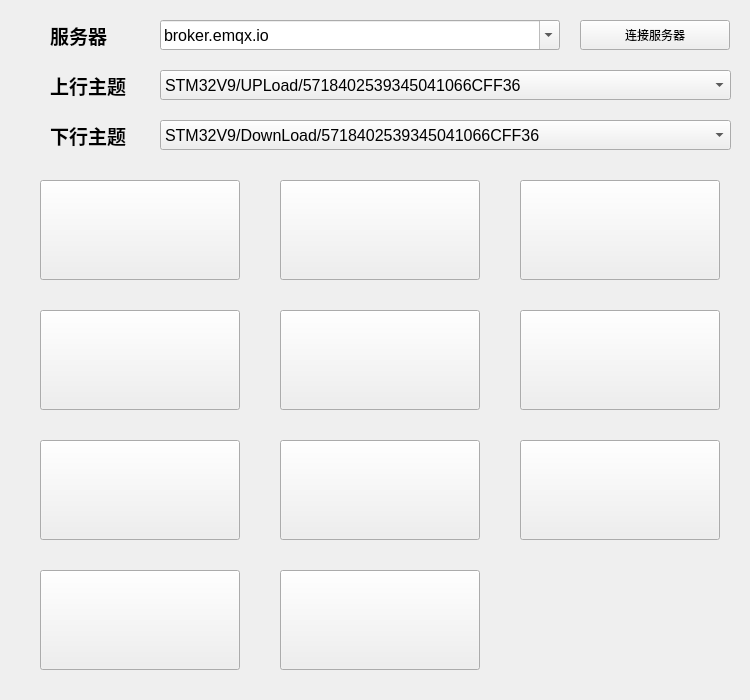
<?xml version="1.0" encoding="UTF-8"?>
<ui version="4.0">
 <class>V9Mqtt</class>
 <widget class="QWidget" name="V9Mqtt">
  <property name="geometry">
   <rect>
    <x>0</x>
    <y>0</y>
    <width>750</width>
    <height>700</height>
   </rect>
  </property>
  <property name="windowTitle">
   <string>Widget</string>
  </property>
  <widget class="DataButton" name="pushButton_beep">
   <property name="geometry">
    <rect>
     <x>520</x>
     <y>180</y>
     <width>200</width>
     <height>100</height>
    </rect>
   </property>
   <property name="text">
    <string/>
   </property>
  </widget>
  <widget class="DataButton" name="pushButton_temp">
   <property name="geometry">
    <rect>
     <x>280</x>
     <y>310</y>
     <width>200</width>
     <height>100</height>
    </rect>
   </property>
   <property name="text">
    <string/>
   </property>
  </widget>
  <widget class="DataButton" name="pushButton_hum">
   <property name="geometry">
    <rect>
     <x>520</x>
     <y>310</y>
     <width>200</width>
     <height>100</height>
    </rect>
   </property>
   <property name="text">
    <string/>
   </property>
  </widget>
  <widget class="QPushButton" name="pushButton_server">
   <property name="geometry">
    <rect>
     <x>580</x>
     <y>20</y>
     <width>150</width>
     <height>30</height>
    </rect>
   </property>
   <property name="text">
    <string>连接服务器</string>
   </property>
  </widget>
  <widget class="DataButton" name="pushButton_relay">
   <property name="geometry">
    <rect>
     <x>40</x>
     <y>310</y>
     <width>200</width>
     <height>100</height>
    </rect>
   </property>
   <property name="text">
    <string/>
   </property>
  </widget>
  <widget class="DataButton" name="pushButton_led1">
   <property name="geometry">
    <rect>
     <x>40</x>
     <y>180</y>
     <width>200</width>
     <height>100</height>
    </rect>
   </property>
   <property name="text">
    <string/>
   </property>
  </widget>
  <widget class="DataButton" name="pushButton_vr">
   <property name="geometry">
    <rect>
     <x>280</x>
     <y>440</y>
     <width>200</width>
     <height>100</height>
    </rect>
   </property>
   <property name="text">
    <string/>
   </property>
  </widget>
  <widget class="QLabel" name="label_server">
   <property name="geometry">
    <rect>
     <x>50</x>
     <y>20</y>
     <width>101</width>
     <height>30</height>
    </rect>
   </property>
   <property name="font">
    <font>
     <family>Microsoft YaHei</family>
     <pointsize>14</pointsize>
     <bold>true</bold>
    </font>
   </property>
   <property name="text">
    <string>服务器</string>
   </property>
  </widget>
  <widget class="DataButton" name="pushButton_cpu">
   <property name="geometry">
    <rect>
     <x>40</x>
     <y>440</y>
     <width>200</width>
     <height>100</height>
    </rect>
   </property>
   <property name="text">
    <string/>
   </property>
  </widget>
  <widget class="DataButton" name="pushButton_cur">
   <property name="geometry">
    <rect>
     <x>40</x>
     <y>570</y>
     <width>200</width>
     <height>100</height>
    </rect>
   </property>
   <property name="text">
    <string/>
   </property>
  </widget>
  <widget class="DataButton" name="pushButton_led2">
   <property name="geometry">
    <rect>
     <x>280</x>
     <y>180</y>
     <width>200</width>
     <height>100</height>
    </rect>
   </property>
   <property name="text">
    <string/>
   </property>
  </widget>
  <widget class="DataButton" name="pushButton_vol">
   <property name="geometry">
    <rect>
     <x>520</x>
     <y>440</y>
     <width>200</width>
     <height>100</height>
    </rect>
   </property>
   <property name="text">
    <string/>
   </property>
  </widget>
  <widget class="QComboBox" name="comboBox_server">
   <property name="geometry">
    <rect>
     <x>160</x>
     <y>20</y>
     <width>400</width>
     <height>30</height>
    </rect>
   </property>
   <property name="font">
    <font>
     <pointsize>12</pointsize>
     <bold>false</bold>
    </font>
   </property>
   <property name="editable">
    <bool>true</bool>
   </property>
   <item>
    <property name="text">
     <string>broker.emqx.io</string>
    </property>
   </item>
  </widget>
  <widget class="DataButton" name="pushButton_pw">
   <property name="geometry">
    <rect>
     <x>280</x>
     <y>570</y>
     <width>200</width>
     <height>100</height>
    </rect>
   </property>
   <property name="text">
    <string/>
   </property>
  </widget>
  <widget class="QComboBox" name="comboBox_upload">
   <property name="geometry">
    <rect>
     <x>160</x>
     <y>70</y>
     <width>571</width>
     <height>30</height>
    </rect>
   </property>
   <property name="font">
    <font>
     <pointsize>12</pointsize>
     <bold>false</bold>
    </font>
   </property>
   <item>
    <property name="text">
     <string>STM32V9/UPLoad/5718402539345041066CFF36</string>
    </property>
   </item>
  </widget>
  <widget class="QLabel" name="label_upload">
   <property name="geometry">
    <rect>
     <x>50</x>
     <y>70</y>
     <width>101</width>
     <height>30</height>
    </rect>
   </property>
   <property name="font">
    <font>
     <family>Microsoft YaHei</family>
     <pointsize>14</pointsize>
     <bold>true</bold>
    </font>
   </property>
   <property name="text">
    <string>上行主题</string>
   </property>
  </widget>
  <widget class="QComboBox" name="comboBox_download">
   <property name="geometry">
    <rect>
     <x>160</x>
     <y>120</y>
     <width>571</width>
     <height>30</height>
    </rect>
   </property>
   <property name="font">
    <font>
     <pointsize>12</pointsize>
     <bold>false</bold>
    </font>
   </property>
   <item>
    <property name="text">
     <string>STM32V9/DownLoad/5718402539345041066CFF36</string>
    </property>
   </item>
  </widget>
  <widget class="QLabel" name="label_download">
   <property name="geometry">
    <rect>
     <x>50</x>
     <y>120</y>
     <width>101</width>
     <height>30</height>
    </rect>
   </property>
   <property name="font">
    <font>
     <family>Microsoft YaHei</family>
     <pointsize>14</pointsize>
     <bold>true</bold>
    </font>
   </property>
   <property name="text">
    <string>下行主题</string>
   </property>
  </widget>
 </widget>
 <customwidgets>
  <customwidget>
   <class>DataButton</class>
   <extends>QPushButton</extends>
   <header>databutton.h</header>
  </customwidget>
 </customwidgets>
 <resources/>
 <connections/>
</ui>
